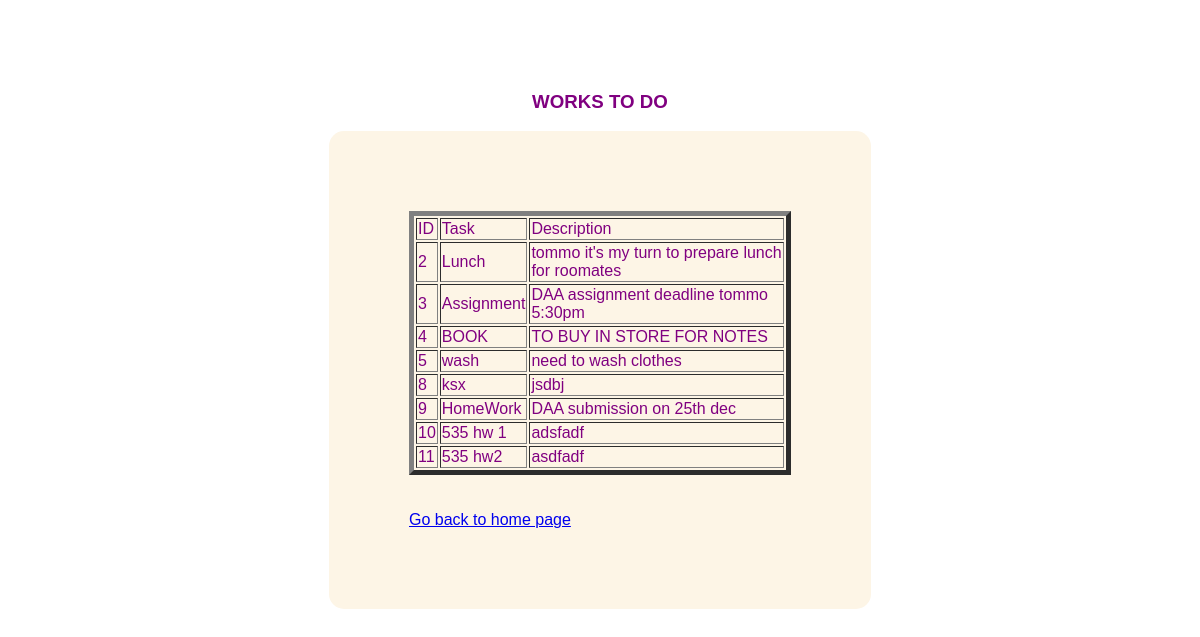
/view, run on the app's committed database.
### tables this page shows
CREATE TABLE tasks (id INTEGER PRIMARY KEY AUTOINCREMENT, task TEXT NOT NULL, description TEXT NOT NULL);

### main.py (the view)
@app.route("/view")
def view():
    con = sqlite3.connect("task.db")
    con.row_factory = sqlite3.Row
    cur = con.cursor()
    cur.execute("select * from tasks")
    rows = cur.fetchall()
    return render_template("view.html",rows = rows)

### templates/view.html (shortened to what this page needs)
<!DOCTYPE html>
<html>
<head>
    <link rel="stylesheet" href="../static/style1.css">
</head>
<body>
  <br>
  <br><br><br>
<center><h3>WORKS TO DO</h3></center>
<div class="login">
<table border=5>
    <thead>
        <td>ID</td>
        <td>Task</td>
        <td>Description</td>
    </thead>
    {% for row in rows %}
        <tr>
            <td>{{row["id"]}}</td>
            <td>{{row["task"]}}</td>
            <td>{{row["description"]}}</td>
        </tr>
    {% endfor %}
</table>
<br><br>
<a href="/">Go back to home page</a>
 </div>
</body>
</html>

### static/style1.css (style rules this page uses)
body { margin: 0; padding: 0; font-family: 'Arial'; color:purple; background-size: cover; }
.login { width: 382px; overflow: hidden; margin: auto; margin: 20 0 0 450px; padding: 80px; background-color: oldlace; border-radius: 15px ; }

### data on the page
tasks: id "2", task "Lunch", description "tommo it's my turn to prepare lunch for roomates"
tasks: id "3", task "Assignment", description "DAA assignment deadline tommo 5:30pm"
tasks: id "4", task "BOOK", description "TO BUY IN STORE FOR NOTES"
tasks: id "5", task "wash", description "need to wash clothes"
tasks: id "8", task "ksx", description "jsdbj"
tasks: id "9", task "HomeWork", description "DAA submission on 25th dec"
tasks: id "10", task "535 hw 1", description "adsfadf"
tasks: id "11", task "535 hw2", description "asdfadf"
